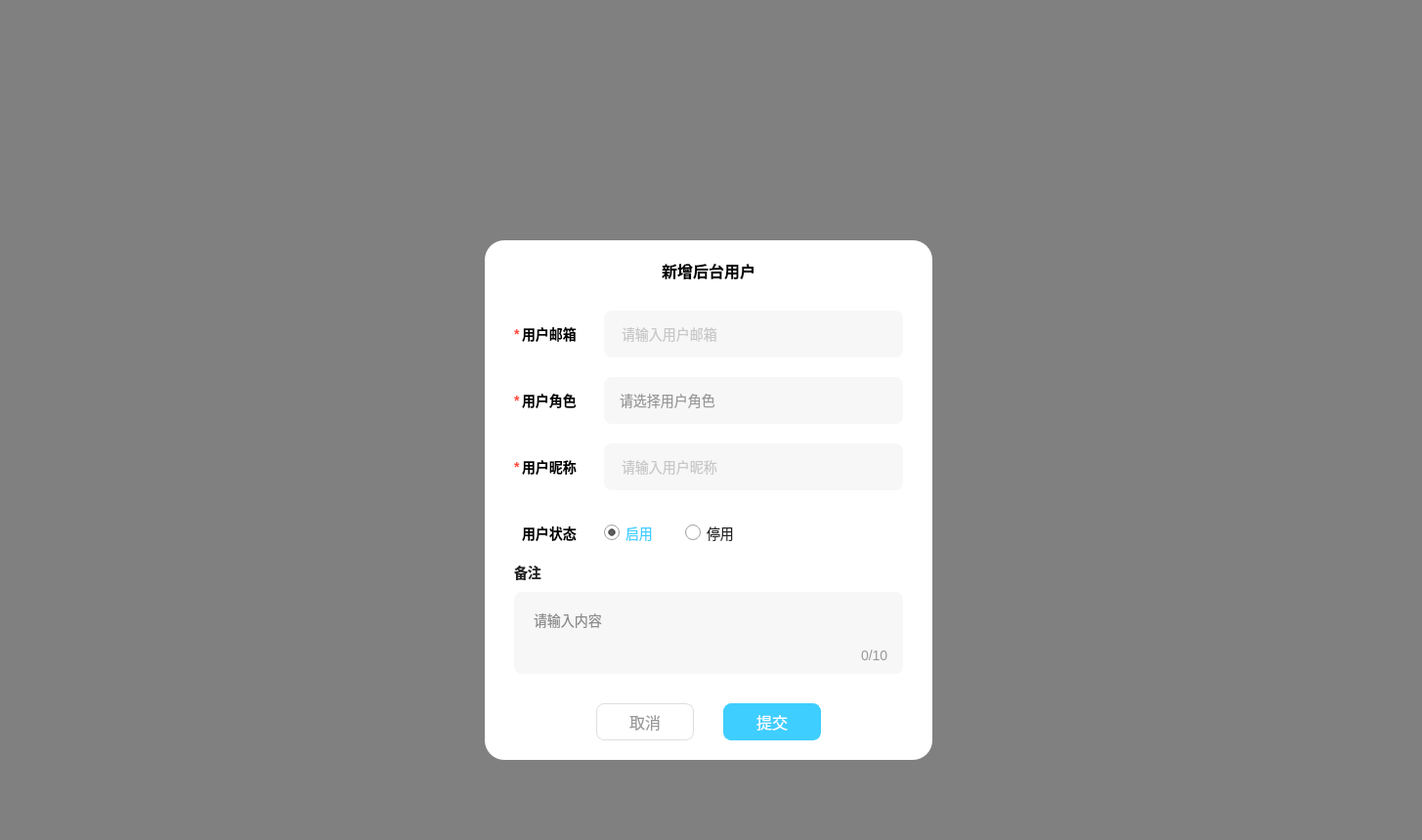
<?xml version="1.0" encoding="UTF-8"?>
<ui version="4.0">
 <class>EditAdminDialog</class>
 <widget class="QWidget" name="EditAdminDialog">
  <property name="geometry">
   <rect>
    <x>0</x>
    <y>0</y>
    <width>1455</width>
    <height>860</height>
   </rect>
  </property>
  <property name="windowTitle">
   <string>Form</string>
  </property>
  <property name="styleSheet">
   <string notr="true">#EditAdminDialog{
    background-color : #FFFFFF;
}

*{
    font-family : 微软雅黑;
    font-size : 14px;
}</string>
  </property>
  <layout class="QVBoxLayout" name="verticalLayout">
   <property name="spacing">
    <number>0</number>
   </property>
   <property name="leftMargin">
    <number>0</number>
   </property>
   <property name="topMargin">
    <number>0</number>
   </property>
   <property name="rightMargin">
    <number>0</number>
   </property>
   <property name="bottomMargin">
    <number>0</number>
   </property>
   <item>
    <widget class="QWidget" name="bg" native="true">
     <property name="styleSheet">
      <string notr="true">#bg{
    background-color : rgba(0, 0, 0, 0.5);
}</string>
     </property>
     <layout class="QVBoxLayout" name="verticalLayout_2">
      <property name="spacing">
       <number>0</number>
      </property>
      <property name="leftMargin">
       <number>496</number>
      </property>
      <property name="topMargin">
       <number>164</number>
      </property>
      <property name="rightMargin">
       <number>0</number>
      </property>
      <property name="bottomMargin">
       <number>0</number>
      </property>
      <item>
       <widget class="QWidget" name="content" native="true">
        <property name="minimumSize">
         <size>
          <width>458</width>
          <height>532</height>
         </size>
        </property>
        <property name="maximumSize">
         <size>
          <width>458</width>
          <height>532</height>
         </size>
        </property>
        <property name="styleSheet">
         <string notr="true">#content{
    background-color : #FFFFFF;
    border-radius : 20px;
}</string>
        </property>
        <widget class="QLabel" name="tittleLabel">
         <property name="geometry">
          <rect>
           <x>181</x>
           <y>20</y>
           <width>96</width>
           <height>21</height>
          </rect>
         </property>
         <property name="styleSheet">
          <string notr="true">#tittleLabel{
    font-size : 16px;
    font-weight : 900;
    line-height : 21px;
}</string>
         </property>
         <property name="text">
          <string>新增后台用户</string>
         </property>
         <property name="alignment">
          <set>Qt::AlignmentFlag::AlignCenter</set>
         </property>
        </widget>
        <widget class="QLabel" name="starLabel">
         <property name="geometry">
          <rect>
           <x>30</x>
           <y>86</y>
           <width>16</width>
           <height>19</height>
          </rect>
         </property>
         <property name="styleSheet">
          <string notr="true">#starLabel{
    line-height : 19px;
    color : #FF4A3C;
    font-weight : 900;
}</string>
         </property>
         <property name="text">
          <string>*</string>
         </property>
        </widget>
        <widget class="QLabel" name="emailLabel">
         <property name="geometry">
          <rect>
           <x>38</x>
           <y>86</y>
           <width>77</width>
           <height>19</height>
          </rect>
         </property>
         <property name="styleSheet">
          <string notr="true">#emailLabel{
    line-height : 19px;
    font-weight : 900;
}</string>
         </property>
         <property name="text">
          <string>用户邮箱</string>
         </property>
        </widget>
        <widget class="QLineEdit" name="emailEdit">
         <property name="geometry">
          <rect>
           <x>122</x>
           <y>72</y>
           <width>306</width>
           <height>48</height>
          </rect>
         </property>
         <property name="styleSheet">
          <string notr="true">#emailEdit{
     background-color : #F7F7F7;
     border : none;
     border-radius : 8px;
     color : #999999;
     line-height : 14px;
     padding-left : 16px;
     placeholder-text-color : #999999;
}</string>
         </property>
         <property name="placeholderText">
          <string>请输入用户邮箱</string>
         </property>
        </widget>
        <widget class="QLabel" name="roleLabel">
         <property name="geometry">
          <rect>
           <x>38</x>
           <y>154</y>
           <width>77</width>
           <height>19</height>
          </rect>
         </property>
         <property name="styleSheet">
          <string notr="true">#roleLabel{
    line-height : 19px;
    font-weight : 900;
}</string>
         </property>
         <property name="text">
          <string>用户角色</string>
         </property>
        </widget>
        <widget class="QLabel" name="starLabel2">
         <property name="geometry">
          <rect>
           <x>30</x>
           <y>154</y>
           <width>16</width>
           <height>19</height>
          </rect>
         </property>
         <property name="styleSheet">
          <string notr="true">#starLabel2{
    line-height : 19px;
    color : #FF4A3C;
    font-weight : 900;
}</string>
         </property>
         <property name="text">
          <string>*</string>
         </property>
        </widget>
        <widget class="QComboBox" name="roleComboBox">
         <property name="geometry">
          <rect>
           <x>122</x>
           <y>140</y>
           <width>306</width>
           <height>48</height>
          </rect>
         </property>
         <property name="styleSheet">
          <string notr="true">QComboBox{
     background-color : #F7F7F7;
     border-radius : 8px;
     color : #999999;
     padding-left : 16px;
     placeholder-text-color : #999999;
}

QComboBox::drop-down{
     border:none;
     width : 33px;
}

QComboBox::down-arrow{
    width : 24px;
    height : 24;
    background-color : transparent;
    image : url(&quot;:/images/admin/triangle2.png&quot;);
}

QComboBox QAbstractItemView{
    outline : 0px;
}


QComboBox QAbstractItemView::item{
    color : #222222;
    padding-left : 16px;
    background-color : #FFFFFF;
    height : 30px;
}

QComboBox QAbstractItemView::item:selected
{
     background-color : #409CE1;
     color : #FFFFFF;
}

</string>
         </property>
         <property name="placeholderText">
          <string>请选择用户角色</string>
         </property>
        </widget>
        <widget class="QLineEdit" name="nameEdit">
         <property name="geometry">
          <rect>
           <x>122</x>
           <y>208</y>
           <width>306</width>
           <height>48</height>
          </rect>
         </property>
         <property name="styleSheet">
          <string notr="true">#nameEdit{
    background-color : #F7F7F7;
    border : none;
    border-radius : 8px;
    color : #999999;
    line-height : 19px;
    padding-left : 16px;
    placeholder-text-color : #999999;
}</string>
         </property>
         <property name="placeholderText">
          <string>请输入用户昵称</string>
         </property>
        </widget>
        <widget class="QLabel" name="starLabel3">
         <property name="geometry">
          <rect>
           <x>30</x>
           <y>222</y>
           <width>16</width>
           <height>19</height>
          </rect>
         </property>
         <property name="styleSheet">
          <string notr="true">#starLabel3{
    line-height : 19px;
    color : #FF4A3C;
    font-weight : 900;
}</string>
         </property>
         <property name="text">
          <string>*</string>
         </property>
        </widget>
        <widget class="QLabel" name="nameLabel">
         <property name="geometry">
          <rect>
           <x>38</x>
           <y>222</y>
           <width>77</width>
           <height>19</height>
          </rect>
         </property>
         <property name="styleSheet">
          <string notr="true">#nameLabel{
    line-height : 19px;
    font-weight : 900;
}</string>
         </property>
         <property name="text">
          <string>用户昵称</string>
         </property>
        </widget>
        <widget class="QLabel" name="statusLabel">
         <property name="geometry">
          <rect>
           <x>38</x>
           <y>290</y>
           <width>77</width>
           <height>19</height>
          </rect>
         </property>
         <property name="styleSheet">
          <string notr="true">#statusLabel{
    line-height : 19px;
    font-weight : 900;
}</string>
         </property>
         <property name="text">
          <string>用户状态</string>
         </property>
        </widget>
        <widget class="QRadioButton" name="startBtn">
         <property name="geometry">
          <rect>
           <x>122</x>
           <y>288</y>
           <width>61</width>
           <height>23</height>
          </rect>
         </property>
         <property name="styleSheet">
          <string notr="true">QRadioButton{
    color : #222222;
}

QRadioButton::checked{
    color : #3ECEFF;
}

QRadioButton::indicator{
    width : 16px;
    height : 16px;
}

QRadioButton::indicator::checked{
    image : url(&quot;:/images/admin/checked.png&quot;);
}

QRadioButton::indicator::unchecked{
    image : url(&quot;:/images/admin/unchecked.png&quot;);
}
</string>
         </property>
         <property name="text">
          <string>启用</string>
         </property>
         <property name="checked">
          <bool>true</bool>
         </property>
        </widget>
        <widget class="QRadioButton" name="stopBtn">
         <property name="geometry">
          <rect>
           <x>205</x>
           <y>288</y>
           <width>61</width>
           <height>23</height>
          </rect>
         </property>
         <property name="styleSheet">
          <string notr="true">QRadioButton{
    color : #222222;
}

QRadioButton::checked{
    color : #3ECEFF;
}

QRadioButton::indicator{
    width : 16px;
    height : 16px;
}

QRadioButton::indicator::checked{
    image : url(&quot;:/images/admin/checked.png&quot;);
}

QRadioButton::indicator::unchecked{
    image : url(&quot;:/images/admin/unchecked.png&quot;);
}
</string>
         </property>
         <property name="text">
          <string>停用</string>
         </property>
        </widget>
        <widget class="QLabel" name="remarkLabel">
         <property name="geometry">
          <rect>
           <x>30</x>
           <y>330</y>
           <width>69</width>
           <height>19</height>
          </rect>
         </property>
         <property name="styleSheet">
          <string notr="true">#remarkLabel{
     font-weight : 900;
     line-height : 19px;
     color : #222222;
}</string>
         </property>
         <property name="text">
          <string>备注</string>
         </property>
        </widget>
        <widget class="QPlainTextEdit" name="commentTextEdit">
         <property name="geometry">
          <rect>
           <x>30</x>
           <y>360</y>
           <width>398</width>
           <height>84</height>
          </rect>
         </property>
         <property name="styleSheet">
          <string notr="true">#commentTextEdit{
    background-color : #F7F7F7;
    border : none;
    outline : none;
    border-radius : 8px;
    color : #222222;
    padding : 14px 16px 14px 16px;
}</string>
         </property>
         <property name="placeholderText">
          <string>请输入内容</string>
         </property>
        </widget>
        <widget class="QLabel" name="wordCount">
         <property name="geometry">
          <rect>
           <x>385</x>
           <y>415</y>
           <width>41</width>
           <height>19</height>
          </rect>
         </property>
         <property name="styleSheet">
          <string notr="true">#wordCount{
    color : #999999;
}</string>
         </property>
         <property name="text">
          <string>0/10</string>
         </property>
        </widget>
        <widget class="QPushButton" name="cancelBtn">
         <property name="geometry">
          <rect>
           <x>114</x>
           <y>474</y>
           <width>100</width>
           <height>38</height>
          </rect>
         </property>
         <property name="styleSheet">
          <string notr="true">#cancelBtn{
    background-color : #FFFFFF;
    border : 1px solid #DEDEDE;
    border-radius : 8px;
    color : #999999;
    font-size : 16px;
}</string>
         </property>
         <property name="text">
          <string>取消</string>
         </property>
        </widget>
        <widget class="QPushButton" name="submitBtn">
         <property name="geometry">
          <rect>
           <x>244</x>
           <y>474</y>
           <width>100</width>
           <height>38</height>
          </rect>
         </property>
         <property name="styleSheet">
          <string notr="true">#submitBtn{
    background-color : #3ECEFF;
    border : 1px solid #3ECEFF;
    border-radius : 8px;
    color : #FFFFFF;
    font-size : 16px;
}</string>
         </property>
         <property name="text">
          <string>提交</string>
         </property>
        </widget>
        <zorder>tittleLabel</zorder>
        <zorder>starLabel</zorder>
        <zorder>emailLabel</zorder>
        <zorder>emailEdit</zorder>
        <zorder>starLabel2</zorder>
        <zorder>roleComboBox</zorder>
        <zorder>roleLabel</zorder>
        <zorder>nameEdit</zorder>
        <zorder>starLabel3</zorder>
        <zorder>nameLabel</zorder>
        <zorder>statusLabel</zorder>
        <zorder>startBtn</zorder>
        <zorder>stopBtn</zorder>
        <zorder>remarkLabel</zorder>
        <zorder>commentTextEdit</zorder>
        <zorder>wordCount</zorder>
        <zorder>cancelBtn</zorder>
        <zorder>submitBtn</zorder>
       </widget>
      </item>
     </layout>
    </widget>
   </item>
  </layout>
 </widget>
 <resources/>
 <connections/>
</ui>
